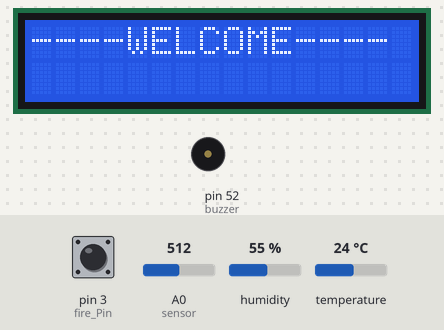
Recording of a sketch running on a simulated Arduino Mega 2560, built with avr-gcc and run on an emulated ATmega2560. On the bench: 16×2 character LCD, buzzer (waves = sounding, pin HIGH). The test bench sets the inputs (shaded band); at power-on: pin 3 (fire_Pin) HIGH, A0 (sensor) = 512, humidity 55 %, temperature 24 °C. WiFi joins after 1.5 s; servers stay silent unless stated.

Above: at 0.1 s.
At 1.1 s:
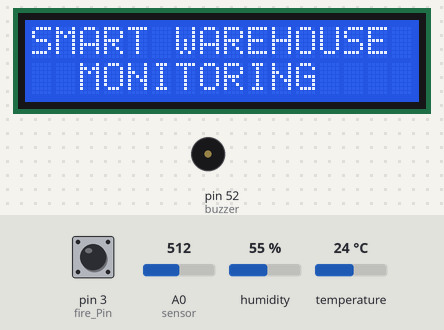
At 2.1 s:
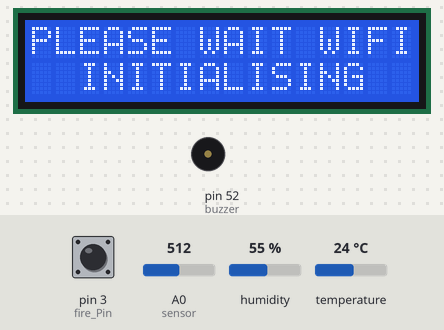
At 4.0 s:
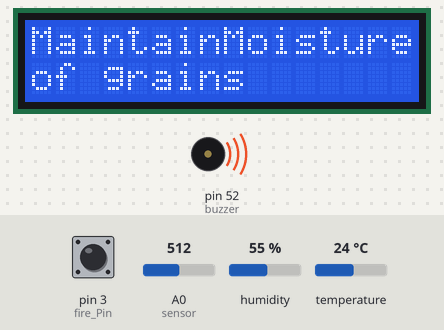
Timing chart, 0 to 5.5 s (numbered marks = the images above):
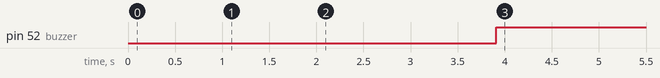

Measured:
- by itself, pin 52 (buzzer): LOW → HIGH at 3.9 s
- what the display in image 1 shows lasts 1.0 s, from 1.1 s to 2.1 s
- what the display in image 2 shows lasts 1.8 s, from 2.1 s to 3.9 s

The sketch:

Smart_warehousing.lnk.ino
```cpp
#include<LiquidCrystal.h>                   //libraries for lcd

LiquidCrystal lcd(28,29,30,31,32,33);       //pins used for interfacing lcd
#include <ESP8266_Lib.h>                    //libraries for esp8266
#include <BlynkSimpleShieldEsp8266.h>       //libraries for blynk
char auth[] = "62ec27759dcc4af99cb4d8bd80af3d97";   //authentication token for blynk
char ssid[] = "pratiks";                            //username
char pass[] = "#####777";                          //password
#define EspSerial Serial                            //setting esp object
#define ESP8266_BAUD 9600                           //setting baud rate for esp8266

ESP8266 wifi(&EspSerial);


#include <dht.h>                                   //include libraries for temp and humidity sensor
dht DHT;                                            //obejct for DHT
#define DHT11_PIN 9                                 //pin no for dht
#define fire_Pin 3                                  //pin no for infra red sensor
int DHTT = 0;                                       //setting values for variables
int tmp = 0;
int hum = 0;
int adc=0;
int mapadc=0;
int fire=0;
int buzzer=52;                                      //set pin no for buzzer
void setup() {

    Serial.begin (9600);                             //begin serial communication with 9600 bauds
    lcd.begin(16,2);                                  //insitalize lcd of 16*2
    lcd.setCursor(0,0);                               //set lcd cursor to o row and o column
    lcd.print("----WELCOME----");                     //print welcome
    delay(1000);                                      //delay
      lcd.setCursor(0,0);
      lcd.print("SMART WAREHOUSE ");
      lcd.setCursor(0,1);
      lcd.print("  MONITORING");
      delay(1000);
      pinMode(buzzer,OUTPUT);
      lcd.setCursor(0,0);
      lcd.print("PLEASE WAIT WIFI");
      lcd.setCursor(0,1);
      lcd.print("  INITIALISING");
      EspSerial.begin(ESP8266_BAUD);
      delay(10);
       Blynk.begin(auth, wifi, ssid, pass);                 //initialize blynk
  }
void loop() {

  DHTT = DHT.read11(DHT11_PIN);
  tmp = DHT.temperature;                                        //get reading from DHT11 sensor
  hum = DHT.humidity;
  adc = analogRead(A0);                                         //get analog reading from moisture sensor
  mapadc=map(adc,0,1023,50,0);
  fire=digitalRead(fire_Pin);                                   //get reading from flame sensor
  digitalWrite(buzzer,LOW);                                     //set buzzer =LOW
  lcd.setCursor(0,0);                                            //set curosr to 0,0
  lcd.print("Temp=");
  lcd.print(tmp);
  lcd.print("  Hum=");
  lcd.print(hum);
  lcd.print("%");
  lcd.setCursor(0,1);
  lcd.print("FIRE=");
  if(fire==0)
  lcd.print("No");
 else
 {
  digitalWrite(buzzer,HIGH);                                      //if fire is detected set buzzer and display on lcd
    lcd.clear();
    lcd.setCursor(0,0);
    lcd.print("ALERT!!!");
    lcd.setCursor(0,1);
    lcd.print("FIRE DETECTED  ");
    //delay(200);
   }
  //delay(200);

  lcd.print(" Moist=");
  if(mapadc==1){
  lcd.print("OK");
  delay(200);}
  else
  {

  digitalWrite(buzzer,HIGH);                                          //if moisture is found then turn buzzer on and display
  lcd.clear();
  lcd.setCursor(0,0);
  lcd.print("MaintainMoisture");
  lcd.setCursor(0,1);
  lcd.print("of grains");
  delay(200);
  }
   Blynk.run();
  Blynk.virtualWrite(V0,tmp);                                     //send reading via virtual pin to the blynk app
  Blynk.virtualWrite(V1,hum);                                       //send reading via virtual pin to the blynk app
  Blynk.virtualWrite(V2,fire);                                    //send reading via virtual pin to the blynk app
  Blynk.virtualWrite(V3,mapadc);                                         //send reading via virtual pin to the blynk app
  //delay(200);
}
```
